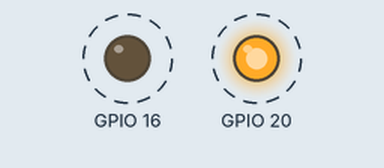
Bench run of a program on a simulated Raspberry Pi (BCM pin numbers). On the bench: output pins drawn as LEDs (lit = HIGH). Dashed ring = blinking. What the program prints to the terminal is not drawn.

Above: at 0.04 s.
Timing chart, 0 to 3.0 s (numbered marks = the images above):
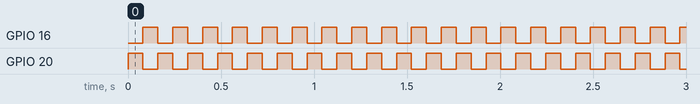

Measured:
- by itself, GPIO 16, GPIO 20: alternates HIGH for 0.08 s and LOW for 0.08 s

The program:

led_blink_task.py
```python
import RPi.GPIO as GPIO
import time


LED_PIN1 = 20
LED_PIN2 = 16
GPIO.setmode(GPIO.BCM)

li = [LED_PIN1, LED_PIN2]
li1 = ["RED", "YELLOW"]


for t in range(2):
    GPIO.setup(li[t], GPIO.OUT)

try:
    for j in range(31001203):
        for i in range(2):
            GPIO.output(li[i], GPIO.HIGH)
            print(li1[i] + " led on")
            time.sleep(0.08)
            GPIO.output(li[i], GPIO.LOW)
finally:

    GPIO.cleanup()
```
